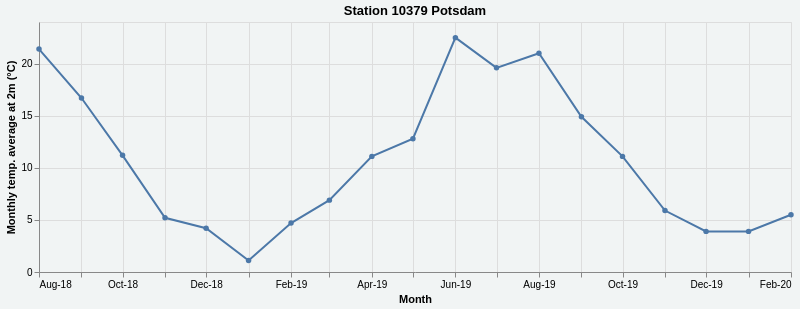

Source (Vega-Lite JSON):
### Vega-Lite specification from a JSON file in a GitHub repository (floating-point values rounded to 4 significant figures)
{"config": {"view": {"continuousWidth": 400, "continuousHeight": 300}, "background": "#F1F4F4", "header": {"labelFont": "IBM Plex Sans", "labelFontSize": 18, "titleFont": "IBM Plex Sans", "titleFontSize": 20}}, "data": {"name": "data-16200c026279fe8a5bea485ad6d8901a"}, "mark": {"type": "line", "point": true}, "autosize": {"contains": "padding", "type": "fit-x"}, "encoding": {"tooltip": [{"type": "quantitative", "field": "TMM", "title": "Temp. 2m (°C)"}], "x": {"type": "temporal", "axis": {"format": "%b-%y"}, "field": "Month"}, "y": {"type": "quantitative", "axis": {"title": "Monthly temp. average at 2m (°C)"}, "field": "TMM"}}, "height": 250, "title": "Station 10379 Potsdam", "width": 800, "$schema": "https://vega.github.io/schema/vega-lite/v5.json", "datasets": {"data-16200c026279fe8a5bea485ad6d8901a": [{"STAT": 10379, "JJJJMM": 201808, "QN": 3, "TNN": 9.3, "TNM": 15.5, "TMM": 21.4, "TXM": 28.0, "TXX": 37.8, "SOS": 280.5, "NMM": 4.1, "RSS": 10.1, "RSX": 3.8, "FMM": 2.7, "FXX": 16.4, "Month": "2018-08-01T00:00:00"}, {"STAT": 10379, "JJJJMM": 201809, "QN": 3, "TNN": 4.0, "TNM": 11.3, "TMM": 16.7, "TXM": 23.0, "TXX": 31.0, "SOS": 215.6, "NMM": 4.5, "RSS": 20.2, "RSX": 15.3, "FMM": 2.7, "FXX": 28.2, "Month": "2018-09-01T00:00:00"}, {"STAT": 10379, "JJJJMM": 201810, "QN": 3, "TNN": 2.4, "TNM": 6.6, "TMM": 11.2, "TXM": 16.2, "TXX": 25.6, "SOS": 168.5, "NMM": 4.5, "RSS": 12.5, "RSX": 6.2, "FMM": 3.0, "FXX": 21.3, "Month": "2018-10-01T00:00:00"}, {"STAT": 10379, "JJJJMM": 201811, "QN": 3, "TNN": -3.4, "TNM": 2.6, "TMM": 5.2, "TXM": 8.2, "TXX": 17.9, "SOS": 68.4, "NMM": 6.0, "RSS": 15.4, "RSX": 9.9, "FMM": 2.8, "FXX": 15.8, "Month": "2018-11-01T00:00:00"}, {"STAT": 10379, "JJJJMM": 201812, "QN": 3, "TNN": -2.1, "TNM": 2.1, "TMM": 4.2, "TXM": 6.4, "TXX": 12.9, "SOS": 19.6, "NMM": 7.1, "RSS": 38.0, "RSX": 6.5, "FMM": 3.2, "FXX": 21.0, "Month": "2018-12-01T00:00:00"}, {"STAT": 10379, "JJJJMM": 201901, "QN": 3, "TNN": -7.2, "TNM": -1.2, "TMM": 1.1, "TXM": 3.4, "TXX": 8.2, "SOS": 58.2, "NMM": 6.6, "RSS": 51.6, "RSX": 6.4, "FMM": 3.3, "FXX": 22.7, "Month": "2019-01-01T00:00:00"}, {"STAT": 10379, "JJJJMM": 201902, "QN": 3, "TNN": -4.3, "TNM": 0.9, "TMM": 4.7, "TXM": 9.0, "TXX": 16.4, "SOS": 126.0, "NMM": 5.1, "RSS": 23.5, "RSX": 13.2, "FMM": 3.2, "FXX": 21.3, "Month": "2019-02-01T00:00:00"}, {"STAT": 10379, "JJJJMM": 201903, "QN": 3, "TNN": -0.2, "TNM": 3.1, "TMM": 6.9, "TXM": 11.1, "TXX": 19.1, "SOS": 89.9, "NMM": 6.0, "RSS": 59.9, "RSX": 15.9, "FMM": 3.4, "FXX": 25.7, "Month": "2019-03-01T00:00:00"}, {"STAT": 10379, "JJJJMM": 201904, "QN": 3, "TNN": -1.1, "TNM": 5.0, "TMM": 11.1, "TXM": 17.7, "TXX": 26.0, "SOS": 276.8, "NMM": 3.5, "RSS": 11.5, "RSX": 3.7, "FMM": 2.9, "FXX": 18.7, "Month": "2019-04-01T00:00:00"}, {"STAT": 10379, "JJJJMM": 201905, "QN": 3, "TNN": 0.4, "TNM": 7.3, "TMM": 12.8, "TXM": 18.4, "TXX": 26.8, "SOS": 213.3, "NMM": 5.5, "RSS": 31.0, "RSX": 9.2, "FMM": 2.8, "FXX": 14.7, "Month": "2019-05-01T00:00:00"}, {"STAT": 10379, "JJJJMM": 201906, "QN": 3, "TNN": 11.3, "TNM": 15.5, "TMM": 22.5, "TXM": 29.7, "TXX": 38.4, "SOS": 352.7, "NMM": 3.9, "RSS": 96.2, "RSX": 79.7, "FMM": 2.7, "FXX": 24.7, "Month": "2019-06-01T00:00:00"}, {"STAT": 10379, "JJJJMM": 201907, "QN": 3, "TNN": 9.5, "TNM": 14.5, "TMM": 19.6, "TXM": 25.4, "TXX": 34.7, "SOS": 222.1, "NMM": 4.9, "RSS": 68.4, "RSX": 19.4, "FMM": 2.8, "FXX": 18.7, "Month": "2019-07-01T00:00:00"}, {"STAT": 10379, "JJJJMM": 201908, "QN": 3, "TNN": 12.0, "TNM": 15.7, "TMM": 21.0, "TXM": 27.4, "TXX": 34.1, "SOS": 245.7, "NMM": 4.4, "RSS": 12.1, "RSX": 9.9, "FMM": 2.5, "FXX": 16.2, "Month": "2019-08-01T00:00:00"}, {"STAT": 10379, "JJJJMM": 201909, "QN": 3, "TNN": 5.9, "TNM": 10.2, "TMM": 14.9, "TXM": 20.1, "TXX": 29.6, "SOS": 182.2, "NMM": 4.9, "RSS": 65.4, "RSX": 24.6, "FMM": 2.9, "FXX": 24.0, "Month": "2019-09-01T00:00:00"}, {"STAT": 10379, "JJJJMM": 201910, "QN": 3, "TNN": -1.1, "TNM": 7.7, "TMM": 11.1, "TXM": 15.3, "TXX": 24.0, "SOS": 140.2, "NMM": 5.3, "RSS": 49.8, "RSX": 16.5, "FMM": 2.8, "FXX": 17.3, "Month": "2019-10-01T00:00:00"}, {"STAT": 10379, "JJJJMM": 201911, "QN": 3, "TNN": -2.7, "TNM": 3.1, "TMM": 5.9, "TXM": 8.6, "TXX": 16.1, "SOS": 50.5, "NMM": 6.4, "RSS": 46.4, "RSX": 8.3, "FMM": 2.8, "FXX": 16.8, "Month": "2019-11-01T00:00:00"}, {"STAT": 10379, "JJJJMM": 201912, "QN": 1, "TNN": -3.2, "TNM": 1.2, "TMM": 3.9, "TXM": 6.3, "TXX": 12.0, "SOS": 59.3, "NMM": 5.9, "RSS": 26.9, "RSX": 5.6, "FMM": 3.2, "FXX": 20.6, "Month": "2019-12-01T00:00:00"}, {"STAT": 10379, "JJJJMM": 202001, "QN": 1, "TNN": -3.8, "TNM": 0.9, "TMM": 3.9, "TXM": 6.7, "TXX": 13.2, "SOS": 77.8, "NMM": 5.9, "RSS": 30.8, "RSX": 6.4, "FMM": 3.2, "FXX": 18.7, "Month": "2020-01-01T00:00:00"}, {"STAT": 10379, "JJJJMM": 202002, "QN": 1, "TNN": -0.5, "TNM": 2.6, "TMM": 5.5, "TXM": 8.5, "TXX": 16.1, "SOS": 50.9, "NMM": 6.9, "RSS": 84.9, "RSX": 18.1, "FMM": 3.6, "FXX": 25.2, "Month": "2020-02-01T00:00:00"}]}}
